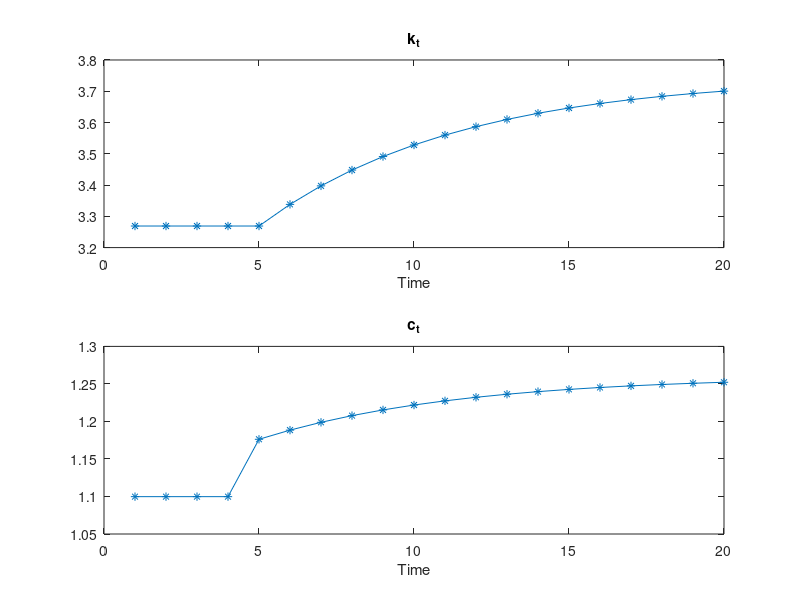
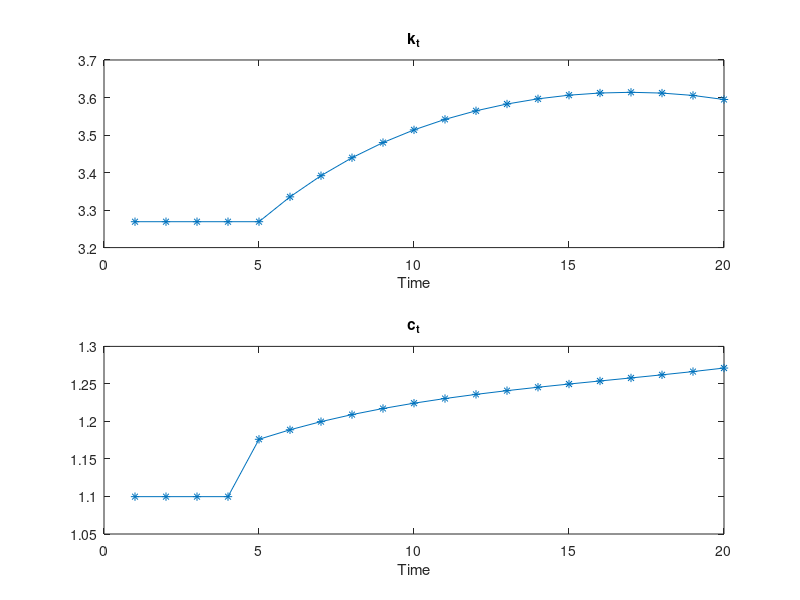

MATLAB code to generate these figures, in order: (Note: this script raises an error after producing the figures.)
clear
clc

% Sample Solution code of Problem Set 2, ECON712
% Written by Anson Zhou
% Modified by Alex von Hafften

%% Problem 1
% Parameter setup
z = 1;
alpha = 0.3;
delta = 0.1;
beta = 0.97;

% steady state
k_bar = (((beta^-1)-1+delta)/(z*alpha))^(1/(alpha-1)); 
c_bar = z * k_bar^alpha - delta * k_bar;

% compute the Jacobian matrix at steady state
J_11 =  z * alpha * k_bar^(alpha-1) + 1 - delta;
J_12 =  -1;
J_21 =  z * alpha * beta * c_bar * (alpha - 1)*(z * k_bar^alpha+(1-delta)*k_bar-c_bar)^(alpha - 2)*(z * alpha * k_bar^(alpha-1) + 1 - delta);
J_22 =  (1 - delta)*beta + z * alpha * beta * ((z*k_bar^alpha + (1 - delta)*k_bar-c_bar)^(alpha-1)-c_bar*(alpha - 1)*(z*k_bar^alpha + (1 - delta)*k_bar - c_bar)^(alpha-2));
J = [J_11, J_12; J_21, J_22];

% eigenvalues and eigenvectors
[V,D]=eig(J);

% new steady state
z = z + 0.1;
k_bar2 = (((beta^-1)-1+delta)/(z*alpha))^(1/(alpha-1));
c_bar2 = z * k_bar2^alpha - delta * k_bar2;

% Jacobian matrix at new steady state
J2_11 = z * alpha * k_bar2^(alpha-1) + 1 - delta;
J2_12 = -1;
J2_21 = z * alpha * beta * c_bar2 * (alpha - 1)*(z * k_bar2^alpha+(1-delta)*k_bar2-c_bar2)^(alpha - 2)*(z * alpha * k_bar2^(alpha-1) + 1 - delta);
J2_22 = (1 - delta)*beta + z * alpha * beta * ((z*k_bar2^alpha + (1 - delta)*k_bar2-c_bar2)^(alpha-1)-c_bar2*(alpha - 1)*(z*k_bar2^alpha + (1 - delta)*k_bar2 - c_bar2)^(alpha-2));
J2 = [J2_11, J2_12; J2_21, J2_22];

% eigenvalues and eigenvectors
[V2,D2]=eig(J2);


%% determine coefficients for specific solution
t0 = 5;
m2 = (k_bar - k_bar2)/(V2(1,2)*D2(2,2)^t0);

% consumption response at t0
c_t0 = c_bar2 + V2(2,2)*m2*(D2(2,2).^t0);

% trajectory using linearized saddle path
Prd = 20-t0+1;  % number of periods we need to calculate

% Hereafter I use Trj (a 2 by Prd matrix) to store the values of capital
% and consumption for the transition period. First row is capital, second
% row is consumption
Trj1 = zeros(2,Prd);
Trj1(1,1) = k_bar;   % At t0, agent are stuck with k_bar
Trj1(2,1) = c_t0;     % They can choose consumption so that they will fall onto the new saddle path
for i = 2:Prd
    Trj1(:,i) = J2*(Trj1(:,i-1) - [k_bar2, c_bar2]')+ [k_bar2, c_bar2]'; 
end


% trajectory using original equation and the "jump" of c_5 calculated under
% linearization 
Trj2 = zeros(2,Prd);
Trj2(1,1)=k_bar;
Trj2(2,1)=c_t0;
for i = 2:Prd
    k = Trj2(1,i-1);
    c = Trj2(2,i-1);
    Trj2(1,i) = z*k^alpha + (1-delta)*k-c;
    Trj2(2,i) = beta*c*(1-delta+z*alpha*(z*k^alpha+(1-delta)*k-c)^(alpha-1));
end

% The matrix "before" is simply storing the system values up to date t0, it
% is used to graph the whole system from date 0 to date 20
before = repmat([k_bar; c_bar],1, t0-1);
Trj1_whole = [before, Trj1];   % Transition under linear hypothesis
Trj2_whole = [before, Trj2];   % Actual transition using "jump" from linearization

time = 1:20;

% Linear plot
figure
subplot(2,1,1)       % add first plot in 2 x 1 grid
plot(time,Trj1_whole(1,:),'-*')
xlabel('Time')
title('k_t')

subplot(2,1,2)       % add first plot in 2 x 1 grid
plot(time,Trj1_whole(2,:),'-*')
xlabel('Time')
title('c_t')


% Showing linear value under actual dynamics does not converge
figure
subplot(2,1,1)       % add first plot in 2 x 1 grid
plot(time,Trj2_whole(1,:),'-*')
xlabel('Time')
title('k_t')

subplot(2,1,2)       % add first plot in 2 x 1 grid
plot(time,Trj2_whole(2,:),'-*')
xlabel('Time')
title('c_t')

% This part finds the actual c_t0 needed using "shooting method". The idea
% is to try different values of c_t0 and choose the one such that the
% system will converge to the new steady state after a long period of time

M = 10000;  % Picking M number of candidates from c_t0
C_range = linspace(c_bar, c_bar2, M);  % Choosing candidates of c_t0
Distance = zeros(1,M);  % The matrix that stores the distance between the new steady state
% and where the system is at after a long period of time following
% particular c_t0
for i = 1:M
    Distance(1,i)=ps2_calib( C_range(i), alpha, beta, delta, z, k_bar, k_bar2, c_bar2);
    % The ps2_calib.m provided is a function that calibrates where the system
    % is at after 50 periods
end
[DD,I] = min(Distance);     % Picking the particular c_t0 that minimizes the distance
c_star = C_range(I);

% Calibrating the actual nonlinear transition using c_star chosen above.
Trj3 = zeros(2,Prd);
Trj3(1,1)=k_bar;
Trj3(2,1)=c_star;
for i = 2:Prd
    k = Trj3(1,i-1);
    c = Trj3(2,i-1);
    Trj3(1,i) = z*k^alpha + (1-delta)*k-c;
    Trj3(2,i) = beta*c*(1-delta+z*alpha*(z*k^alpha+(1-delta)*k-c)^(alpha-1));
end

Trj3_whole = [before, Trj3];  

% Actual transition using "shooting algorithm"
% Actual transition, using c_5 calculated from "shooting algorithm"
figure
subplot(2,1,1)       % add first plot in 2 x 1 grid
plot(time,Trj3_whole(1,:),'-*')
xlabel('Time')
title('k_t')

subplot(2,1,2)       % add first plot in 2 x 1 grid
plot(time,Trj3_whole(2,:),'-*')
xlabel('Time')
title('c_t')

